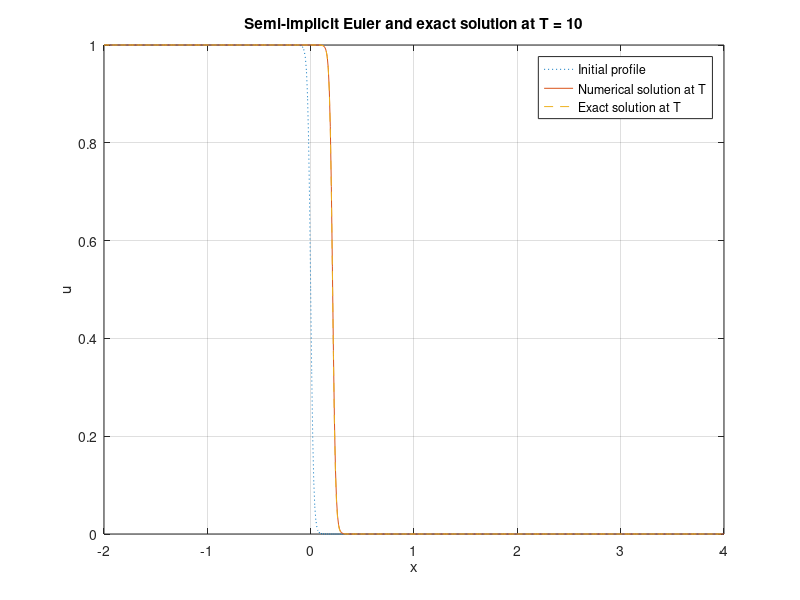
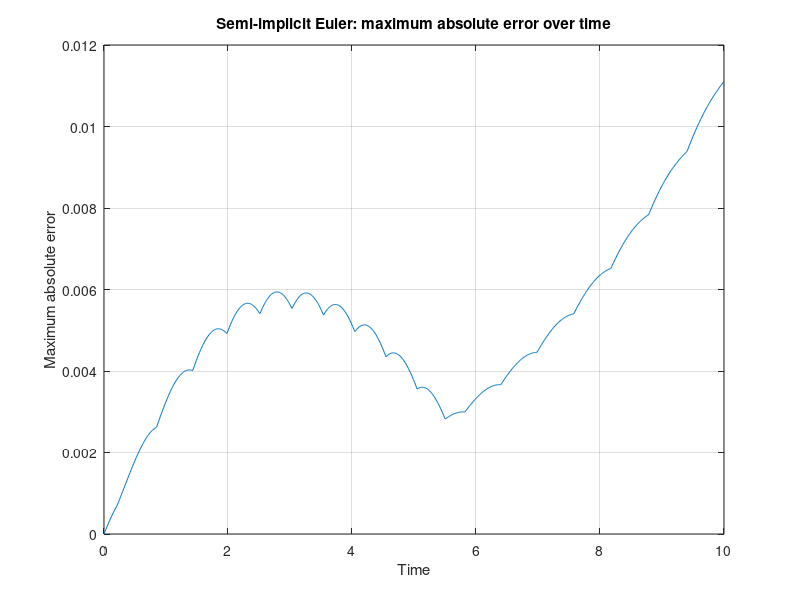

MATLAB code for these plots, in order:
epsilon = 0.01;
a = -2;
b = 4;
T = 10;

h = 0.01;
dt = 0.01;
N = round((b-a)/h);
M = round(T/dt);
x = linspace(a,b,N+1);
h = (b-a)/N;
dt = T/M;
t = linspace(0,T,M+1);

c = 3*sqrt(2)*epsilon/2;
q = @(x,t) 0.5*(1-tanh((x-c*t)/(2*sqrt(2)*epsilon)));
u0 = q(x,0);
u = u0;

r = epsilon^2*dt/h^2;
e = ones(N-1,1);
A = spdiags([-r*e, (1+2*r)*e, -r*e], [-1,0,1], N-1,N-1);

U = zeros(M+1,N+1);
U(1,:) = u0;
maxError = zeros(M+1,1);

for s = 1:M
    u1 = u;
    rhs = (u(2:end-1) + dt*(u(2:end-1)-u(2:end-1).^3))';

    u1(1) = q(a,t(s+1));
    u1(end) = q(b,t(s+1));
    rhs(1) = rhs(1) + r*u1(1);
    rhs(end) = rhs(end) + r*u1(end);

    u1(2:end-1) = (A \ rhs)';
    u = u1;
    U(s+1,:) = u;
    maxError(s+1) = max(abs(u-q(x,t(s+1))));
end

uExact = q(x,T);

figure;
plot(x,u0,':',x,u,'-',x,uExact,'--');
xlabel('x');
ylabel('u');
title(sprintf('Semi-implicit Euler and exact solution at T = %g',T));
legend('Initial profile','Numerical solution at T','Exact solution at T');
grid on;

figure;
plot(t,maxError,'-');
xlabel('Time');
ylabel('Maximum absolute error');
title('Semi-implicit Euler: maximum absolute error over time');
grid on;

j = find(u(1:end-1) > 0.5 & u(2:end) <= 0.5,1);
if isempty(j)
    xmid = NaN;
else
    xmid = x(j) + (0.5-u(j))*(x(j+1)-x(j))/(u(j+1)-u(j));
end
cnum = xmid/T;

fprintf('Final wave centre: %.6f\n',xmid);
fprintf('Numerical wave speed: %.6f\n',cnum);
fprintf('Maximum absolute error at T: %.8g\n',maxError(end));
